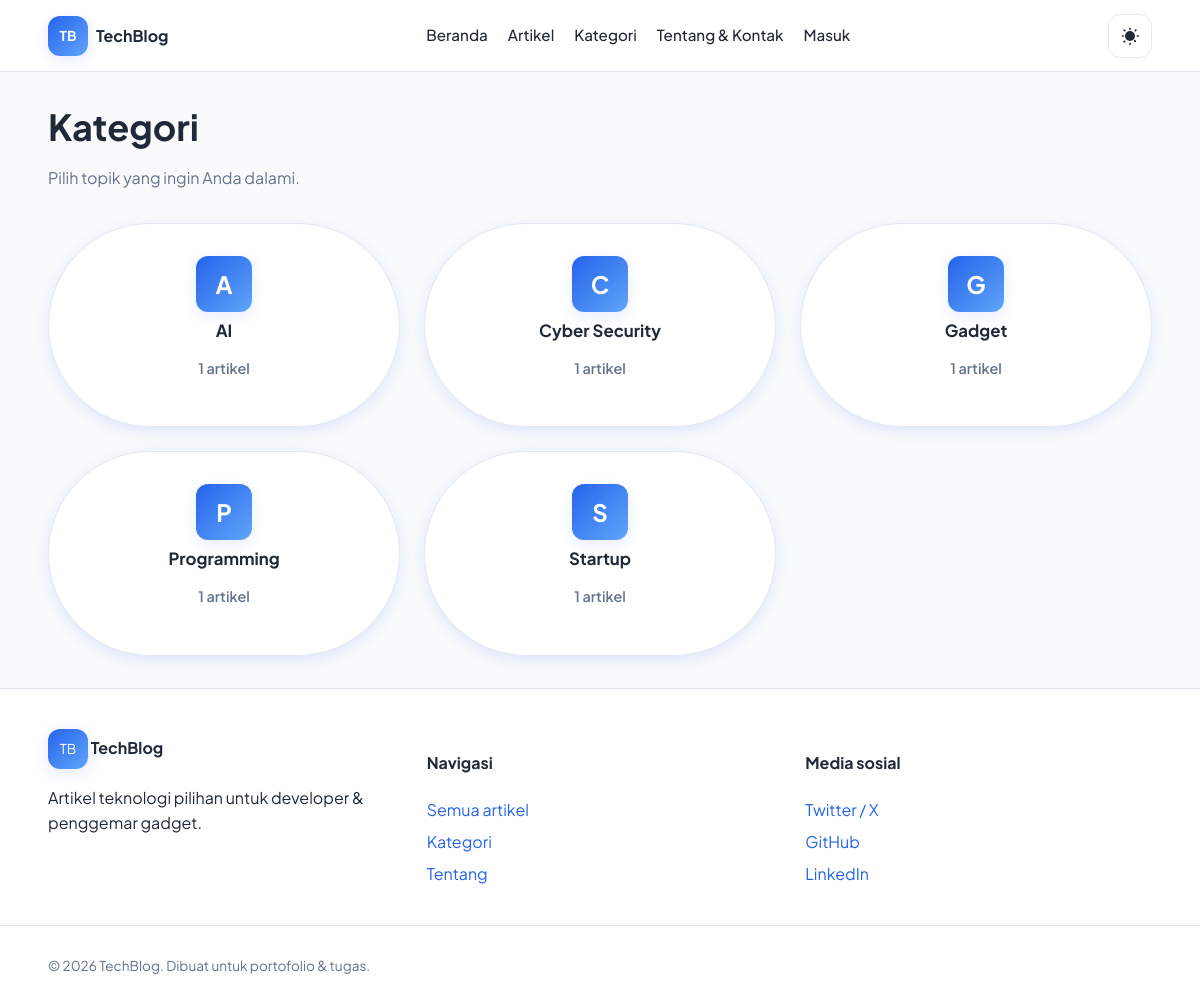
The app's page /category.php with its own data.
### tables this page shows
CREATE TABLE categories (
  id INT UNSIGNED AUTO_INCREMENT PRIMARY KEY,
  nama_kategori VARCHAR(120) NOT NULL,
  slug VARCHAR(140) NOT NULL UNIQUE,
  emoji VARCHAR(16) DEFAULT ''
);

### includes/config.php (called while the page is built, shortened)
<?php
function base_url(): string {
    static $cached = null;
    if ($cached !== null) {
        return $cached;
    }
    $script = $_SERVER['SCRIPT_NAME'] ?? '/index.php';
    $dir = dirname(str_replace('\\', '/', $script));
    if ($dir === '/' || $dir === '.') {
        $cached = '';
    } else {
        $cached = rtrim($dir, '/');
    }
    return $cached;
}
function url(string $path = ''): string {
    $path = ltrim($path, '/');
    $b = base_url();
    return ($b ? $b . '/' : '/') . $path;
}

### includes/functions.php (called while the page is built, shortened)
<?php
function e(?string $s): string {
    return htmlspecialchars($s ?? '', ENT_QUOTES, 'UTF-8');
}
function category_label(array $row): string {
    return trim((string)($row['nama_kategori'] ?? ''));
}
function category_initial(array $row): string {
    $n = category_label($row);
    return mb_strtoupper(mb_substr($n, 0, 1));
}

### includes/auth.php (called while the page is built, shortened)
<?php
function current_user(): ?array {
    return $_SESSION['user'] ?? null;
}

### category.php (the view, shortened to what this page needs)
<?php
$pdo = db();
$slug = isset($_GET['slug']) ? (string)$_GET['slug'] : '';
if ($slug === '') {
    include __DIR__ . '/includes/header.php';
    $cats = $pdo->query('SELECT c.*, COUNT(a.id) AS jumlah FROM categories c LEFT JOIN articles a ON a.kategori_id = c.id GROUP BY c.id ORDER BY c.nama_kategori')->fetchAll();
    ?>
    <section class="section article-hero">
        <div class="container">
            <h1 data-aos="fade-up">Kategori</h1>
            <p class="muted" data-aos="fade-up">Pilih topik yang ingin Anda dalami.</p>
            <div class="card-grid" style="margin-top:2rem">
                <?php foreach ($cats as $i => $c): ?>
                    <a class="card cat-pill" href="<?= e(url('category.php?slug=' . rawurlencode($c['slug']))) ?>" style="text-align:center;padding:2rem;display:block;text-decoration:none" data-aos="fade-up" data-aos-delay="<?= (int)($i * 50) ?>">
                        <span class="cat-icon-lg" aria-hidden="true"><?= e(category_initial($c)) ?></span>
                        <h2 class="card-title" style="margin-top:0.5rem"><?= e($c['nama_kategori']) ?></h2>
                        <p class="muted"><?= (int)$c['jumlah'] ?> artikel</p>
                    </a>
                <?php endforeach; ?>
            </div>
        </div>
    </section>
    <?php
    include __DIR__ . '/includes/footer.php';
    exit;
}
include __DIR__ . '/includes/header.php';
?>
<?php include __DIR__ . '/includes/footer.php'; ?>

### includes/header.php (shortened to what this page needs)
<?php
$cu = current_user() ?? null;
?>
<!DOCTYPE html>
<html lang="id" data-theme="light">
<head>
    <link href="https://unpkg.com/aos@2.3.4/dist/aos.css" rel="stylesheet">
    <link rel="stylesheet" href="<?= e(url('assets/css/style.css')) ?>">
</head>
<body>
    <header class="site-header">
        <div class="container header-inner">
            <a class="logo" href="<?= e(url('index.php')) ?>" data-aos="fade-right">
                <span class="logo-mark">TB</span>
                <span class="logo-text"><?= e(SITE_NAME) ?></span>
            </a>
            <nav class="main-nav" aria-label="Utama">
                <a href="<?= e(url('index.php')) ?>">Beranda</a>
                <a href="<?= e(url('articles.php')) ?>">Artikel</a>
                <a href="<?= e(url('category.php')) ?>">Kategori</a>
                <a href="<?= e(url('about.php')) ?>">Tentang &amp; Kontak</a>
                <?php if ($cu): ?>
                    <?php if (($cu['role'] ?? '') === 'admin'): ?>
                        <a href="<?= e(url('admin.php')) ?>">Admin</a>
                    <?php endif; ?>
                    <a href="<?= e(url('author.php?id=' . (int)$cu['id'])) ?>">Profil</a>
                    <a href="<?= e(url('logout.php')) ?>">Keluar</a>
                <?php else: ?>
                    <a href="<?= e(url('login.php')) ?>">Masuk</a>
                <?php endif; ?>
            </nav>
            <div class="header-actions">
                <button type="button" class="theme-toggle" aria-label="Toggle dark mode" title="Mode gelap/terang">
                </button>
            </div>
        </div>
    </header>
    <main id="main-content">

### includes/footer.php (shortened to what this page needs)
    </main>
    <footer class="site-footer">
        <div class="container footer-grid">
            <div class="footer-brand">
                <span class="logo-mark">TB</span>
                <strong><?= e(SITE_NAME) ?></strong>
                <p>Artikel teknologi pilihan untuk developer &amp; penggemar gadget.</p>
            </div>
            <div>
                <h4>Navigasi</h4>
                <ul class="footer-links">
                    <li><a href="<?= e(url('articles.php')) ?>">Semua artikel</a></li>
                    <li><a href="<?= e(url('category.php')) ?>">Kategori</a></li>
                    <li><a href="<?= e(url('about.php')) ?>">Tentang</a></li>
                </ul>
            </div>
            <div>
                <h4>Media sosial</h4>
                <ul class="footer-social">
                    <li><a href="https://twitter.com" target="_blank" rel="noopener">Twitter / X</a></li>
                    <li><a href="https://github.com" target="_blank" rel="noopener">GitHub</a></li>
                    <li><a href="https://linkedin.com" target="_blank" rel="noopener">LinkedIn</a></li>
                </ul>
            </div>
        </div>
        <div class="footer-bottom">
            <div class="container">
                <p>&copy; <?= (int)date('Y') ?> <?= e(SITE_NAME) ?>. Dibuat untuk portofolio &amp; tugas.</p>
            </div>
        </div>
    </footer>
</body>
</html>

### assets/css/style.css (style rules this page uses)
:root { --blue: #2563eb; --blue-dark: #1e3a8a; --blue-light: #60a5fa; --bg: #f8fafc; --text: #1f2937; --text-muted: #64748b; --card: #ffffff; --border: #e2e8f0; --shadow: 0 4px 14px rgba(37, 99, 235, 0.12); --shadow-hover: 0 12px 28px rgba(37, 99, 235, 0.22); --radius: 12px; --radius-lg: 16px; --font: 'Plus Jakarta Sans', system-ui, sans-serif; }
*, *::before, *::after { box-sizing: border-box; }
html { scroll-behavior: smooth; }
body { margin: 0; font-family: var(--font); background: var(--bg); color: var(--text); line-height: 1.6; min-height: 100vh; transition: background 0.25s ease, color 0.25s ease; }
a { color: var(--blue); text-decoration: none; }
.container { width: min(1120px, 92vw); margin-inline: auto; }
.site-header { position: sticky; top: 0; z-index: 100; background: color-mix(in srgb, var(--card) 92%, transparent); backdrop-filter: blur(12px); border-bottom: 1px solid var(--border); }
.header-inner { display: flex; align-items: center; justify-content: space-between; gap: 1rem; padding: 0.85rem 0; flex-wrap: wrap; }
.logo { display: inline-flex; align-items: center; gap: 0.5rem; font-weight: 700; color: var(--text); text-decoration: none; }
.logo-mark { display: inline-flex; align-items: center; justify-content: center; width: 40px; height: 40px; border-radius: var(--radius); background: linear-gradient(135deg, var(--blue), var(--blue-light)); color: #fff; font-size: 0.85rem; box-shadow: var(--shadow); }
.main-nav { display: flex; align-items: center; gap: 1.25rem; flex-wrap: wrap; }
.main-nav a { color: var(--text); font-weight: 500; font-size: 0.95rem; text-decoration: none; }
.header-actions { display: flex; align-items: center; gap: 0.5rem; }
.theme-toggle { width: 44px; height: 44px; border-radius: var(--radius); border: 1px solid var(--border); background: var(--card); cursor: pointer; display: inline-flex; align-items: center; justify-content: center; transition: transform 0.2s ease, box-shadow 0.2s ease; }
.theme-toggle .theme-icon { display: block; color: var(--text); }
.section { padding: 3rem 0; }
.card-grid { display: grid; grid-template-columns: repeat(auto-fill, minmax(280px, 1fr)); gap: 1.5rem; }
.card { background: var(--card); border-radius: var(--radius-lg); border: 1px solid var(--border); overflow: hidden; box-shadow: var(--shadow); transition: transform 0.28s ease, box-shadow 0.28s ease; }
.card-title { margin: 0 0 0.5rem; font-size: 1.05rem; line-height: 1.35; }
.cat-pill { display: inline-flex; align-items: center; gap: 0.35rem; padding: 0.55rem 1rem; border-radius: 999px; background: var(--card); border: 1px solid var(--border); color: var(--text); font-weight: 600; font-size: 0.9rem; transition: transform 0.2s ease, box-shadow 0.2s ease; }
.cat-icon-lg { display: inline-flex; width: 56px; height: 56px; align-items: center; justify-content: center; border-radius: var(--radius); background: linear-gradient(135deg, var(--blue), var(--blue-light)); color: #fff; font-size: 1.5rem; font-weight: 700; margin: 0 auto; box-shadow: var(--shadow); }
.site-footer { margin-top: auto; border-top: 1px solid var(--border); background: color-mix(in srgb, var(--card) 80%, var(--bg)); padding: 2.5rem 0 0; }
.footer-grid { display: grid; grid-template-columns: repeat(auto-fit, minmax(200px, 1fr)); gap: 2rem; padding-bottom: 2rem; }
.footer-links, .footer-social { list-style: none; padding: 0; margin: 0; }
.footer-links li, .footer-social li { margin-bottom: 0.4rem; }
.footer-bottom { border-top: 1px solid var(--border); padding: 1rem 0; font-size: 0.85rem; color: var(--text-muted); }
.article-hero { padding: 2rem 0; }
.article-hero h1 { font-size: clamp(1.6rem, 3.5vw, 2.25rem); margin: 0 0 1rem; line-height: 1.25; }
.muted { color: var(--text-muted); }
[data-aos] { pointer-events: auto; }

### records on screen
categories: nama_kategori "A", nama_kategori "AI", jumlah "1"
categories: nama_kategori "C", nama_kategori "Cyber Security", jumlah "1"
categories: nama_kategori "G", nama_kategori "Gadget", jumlah "1"
categories: nama_kategori "P", nama_kategori "Programming", jumlah "1"
categories: nama_kategori "S", nama_kategori "Startup", jumlah "1"

### other values on screen
SITE_NAME "TechBlog"
